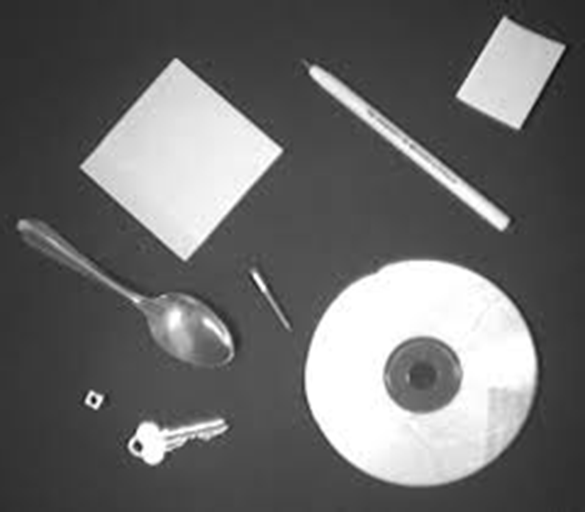
#> input picture images.for.lesson.8/objects.png, 585 x 512 px
$ python hw10_alarcon_3.py   (Python 2 division)
#> lines starting #> are read from the running program, lines starting #| are printed output that depends on the picture; after the words box and inside, x2 and y2 are one past the last pixel; in counts of white or black regions, pixels touching at a corner belong together; long printed decimals are rounded

import scipy.ndimage as ndimage
import numpy as np
import matplotlib.pyplot as plt
import sys

# Author: Mauricio Alarcon <rmalarc@msn.com>


class ImageHelper:
    def __init__(self):
        self.image = []
        self.image = np.ndarray(self.image)
        pass

    def load_image(self,filename):
#> called with filename = './images.for.lesson.8/objects.png'
        try:
            self.image = ndimage.imread(filename,flatten=True, mode='LA')
#> self.image: shape (512, 585) float32; min 6, max 255, mean 106.8
        except:
            print "Unable to open image: ", sys.exc_info()[0]
            raise

    def gaussian_filter(self,sigma=2):
#> called with sigma = 3
        return ndimage.gaussian_filter(self.image, sigma)

    def threshold_image(self,threshold):
#> called with threshold = 106.8
        return self.image >= threshold
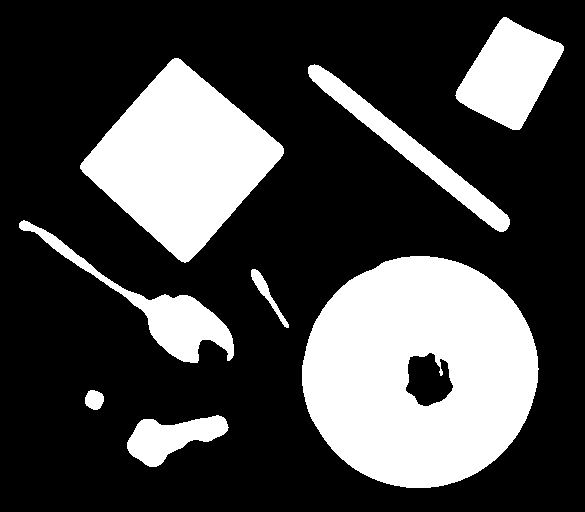
#> returned value: shape (512, 585) bool; 28% white; 8 white regions, largest, box (x1, y1, x2, y2) and area: (302, 256, 539, 488) 40917, (80, 58, 284, 263) 22291, (455, 17, 564, 130) 7058

    def detect_objects(self):
        return ndimage.label(self.image)

class DetectImageObjects:
    def __init__(self,filename):
        self.image_raw = ImageHelper()
        self.image_bw = ImageHelper()
        self.image_w_objects = ImageHelper()
        self.detected_object_ct = None
        self.detected_centroids = None

        self.load_raw_image(filename)
        pass

    def load_raw_image(self,filename):
        self.image_raw.load_image(filename)

    def denoise_raw_image(self,sigma=3):
        self.image_raw.image = self.image_raw.gaussian_filter(sigma)

    def threshold_image(self,threshold):
        self.image_bw.image = self.image_raw.threshold_image(threshold)

    def detect_edges(self):
        sx = ndimage.sobel(self.image_raw.image, axis=0, mode='constant')
        sy = ndimage.sobel(self.image_raw.image, axis=1, mode='constant')
        image_edges = np.hypot(sx, sy)
        t = image_edges.mean()*1.4
        image_edges[image_edges<t]=1
        image_edges[image_edges>=t]=0
        self.image_bw.image = image_edges


    def detect_objects(self):
        self.image_w_objects.image, self.detected_object_ct = self.image_bw.detect_objects()
#> self.detected_object_ct = 8
        centroids = ndimage.measurements.center_of_mass(self.image_bw.image
                                                        , self.image_w_objects.image
                                                        , list(range(1,self.detected_object_ct+1)))
        self.detected_centroids = np.array(centroids)


    def show_resulting_images(self):
        fig, (ax1,ax2,ax3) = plt.subplots(1,3, figsize=(8, 8))
        ax1.imshow(self.image_raw.image,cmap=plt.cm.gray)
        ax1.set_title('Grey-scale and De-noised Image')
        ax1.axis('off')

        ax2.imshow(self.image_bw.image,cmap=plt.cm.gray)
        ax2.set_title('B&W Image')
        ax2.axis('off')

        ax3.imshow(self.image_raw.image,cmap=plt.cm.gray)
        ax3.set_title('B&W Image - With Objects')
        ax3.axis('off')

        x = list(self.detected_centroids[:,1])
        y = list(self.detected_centroids[:,0])

        plt.scatter(x=x,y=y, c='y', s=50)

        plt.show()

    def print_results(self):
        print "\nRESULTS:\n\nI detected %i objects. Here are the coordinates:\n" % self.detected_object_ct
#| RESULTS:
#| I detected 8 objects. Here are the coordinates:
        print self.detected_centroids
#| [[ 73.629 509.068 ]
#|  [159.498 181.303 ]
#|  [148.407  409.897]
#|  [310.613 159.734]
#|  [371.416 419.242]
#|  [293.662 266.717 ]
#|  [399.403  93.905]
#|  [437.058 171.004]]


if __name__ == "__main__":

    filename = './images.for.lesson.8/objects.png'

    image1 = DetectImageObjects(filename)
    image1.denoise_raw_image()
    image1.threshold_image(image1.image_raw.image.mean())

    image1.detect_objects()
    image1.show_resulting_images()
    image1.print_results()

    filename2 = './images.for.lesson.8/circles.png'
    image2 = DetectImageObjects(filename2)
#> call 2 of load_image, with filename = './images.for.lesson.8/circles.png'
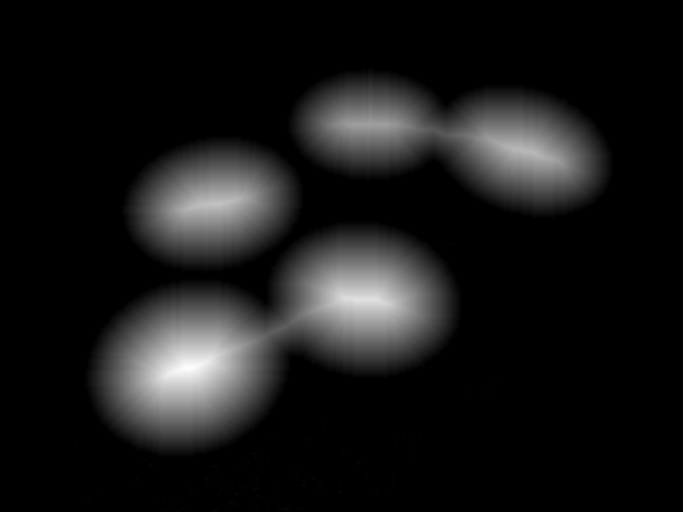
#> input picture images.for.lesson.8/circles.png, 683 x 512 px
    image2.denoise_raw_image()

    # Increase the threshold so we don't catch the antialias
    image2.threshold_image(image2.image_raw.image.mean()+2*image2.image_raw.image.std())
#> call 2 of threshold_image, with threshold = 119
#> call 2 of threshold_image, with threshold = 119
#> in threshold_image (call 2), `return self.image >= threshold`:
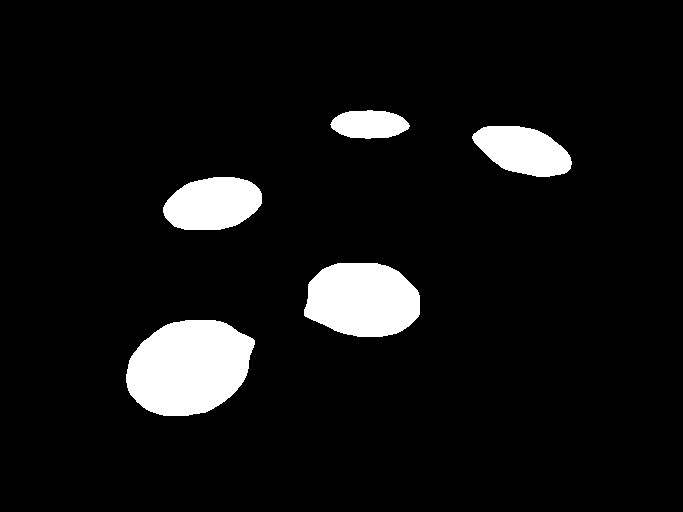
#> returned value: shape (512, 683) bool; 7.4% white; 5 white regions, box (x1, y1, x2, y2) and area: (126, 320, 255, 416) 9491, (304, 263, 420, 337) 6913, (163, 177, 262, 230) 4112, (472, 126, 572, 177) 3572, (330, 110, 410, 139) 1767

    image2.detect_objects()
    image2.show_resulting_images()
#> in show_resulting_images (call 2), `plt.show()`:
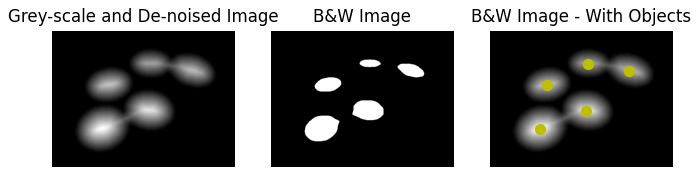
#> figure drawn by matplotlib, 3 panels
    image2.print_results()
#| RESULTS:
#| I detected 5 objects. Here are the coordinates:
#| [[124.047 369.023]
#|  [150.231   522.889]
#|  [203.465 212.493]
#|  [299.460 362.187 ]
#|  [366.966 188.537]]

    # Detect objects by first attempting to trace an outline around the peppers
    filename3 = './images.for.lesson.8/peppers.png'
    image3 = DetectImageObjects(filename3)
#> call 3 of load_image, with filename = './images.for.lesson.8/peppers.png'
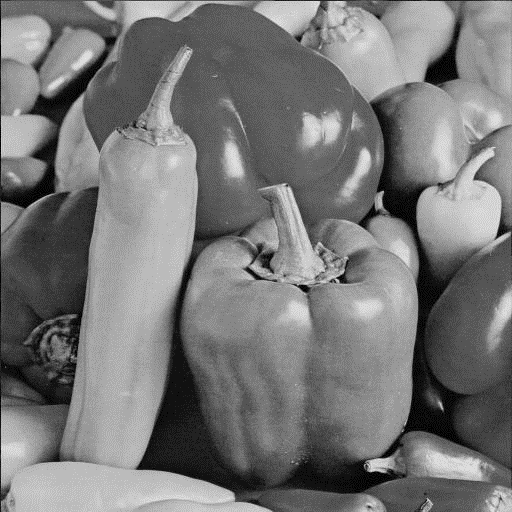
#> input picture images.for.lesson.8/peppers.png, 512 x 512 px
    image3.denoise_raw_image()
#> call 3 of gaussian_filter, with sigma = 3
#> in gaussian_filter (call 3), `return ndimage.gaussian_filter(self.image, sigma)`:
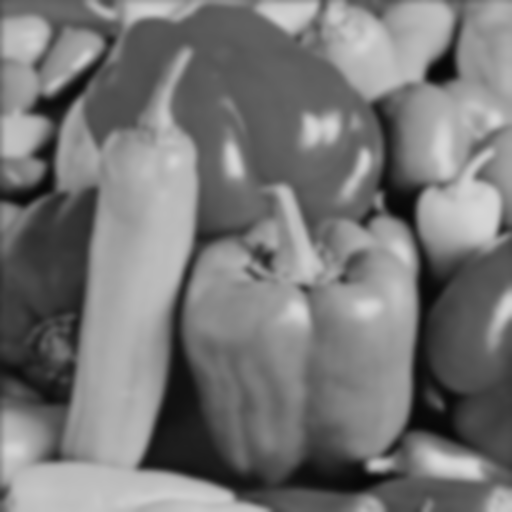
#> returned value: shape (512, 512) float32; min 7.38, max 216.4, mean 119.3

    image3.detect_edges()
    image3.detect_objects()
    image3.show_resulting_images()
#> in show_resulting_images (call 3), `plt.show()`:
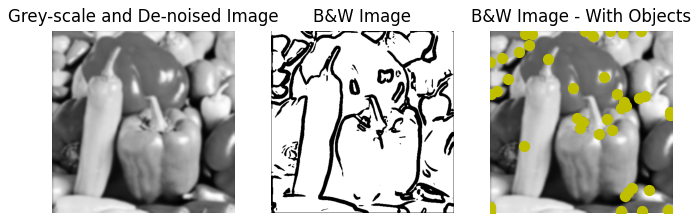
#> figure drawn by matplotlib, 3 panels
    image3.print_results()
#| RESULTS:
#| I detected 43 objects. Here are the coordinates:
#> (printed output is left out)
